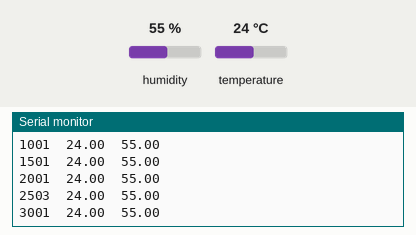
Simulated run of this sketch. Board: Arduino Uno, built with avr-gcc and run on an emulated ATmega328P. Shown: the last lines printed to the serial monitor. Wiring (inferred from the names in the program): DHT22 sensor: data pin 8. The inputs (shaded band) are chosen by the test bench; at power-on: humidity 55 %, temperature 24 °C.

Above: at 3.3 s.
3.4 s: humidity set to 22 %
At 3.9 s:
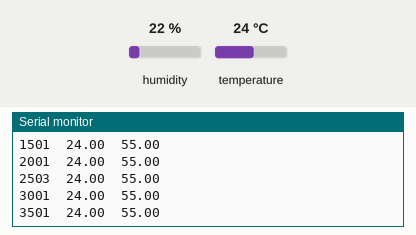
6.2 s: temperature set to 12 °C
At 6.82 s:
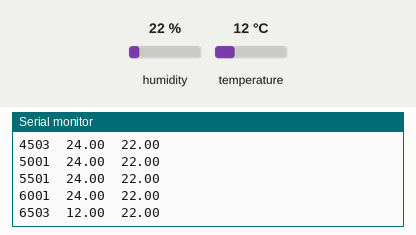
9.0 s: humidity set to 40 %
At 9.32 s:
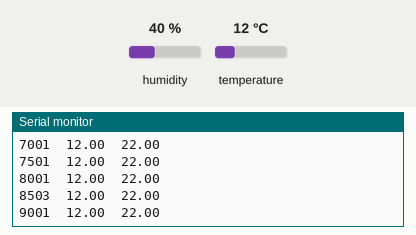
Timing chart, 0 to 12.0 s (numbered marks = the images above; inputs shaded):
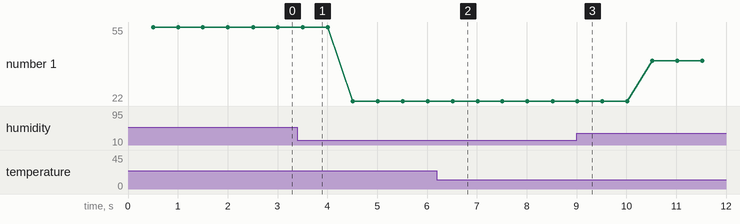

Measured:
- after the input at 6.2 s, the serial monitor: prints a new line after 0.32 s (image 2)
- plotted number 1: 55 → 22 after the input at 3.4 s, 22 → 40 after the input at 9.0 s

The sketch:

dht22.ino
```cpp
#include <DHT.h>

#define SENSOR_INTERVAL 500UL

#define DHT_PIN_1 8
DHT dht(DHT_PIN_1, DHT22);

void setup()
{
  Serial.begin(115200);

  dht.begin();
}

void loop()
{
  static uint32_t lastRead = 0;

  if(millis() - lastRead > SENSOR_INTERVAL)
  {
    dht.read();
    float temperature = dht.CalcTemperature();
    float humidity = dht.CalcHumidity();

    Serial.print(millis());
    Serial.print('\t');
    Serial.print(temperature);
    Serial.print('\t');
    Serial.print(humidity);
    Serial.print('\n');

    lastRead += SENSOR_INTERVAL;
  }

}
```
